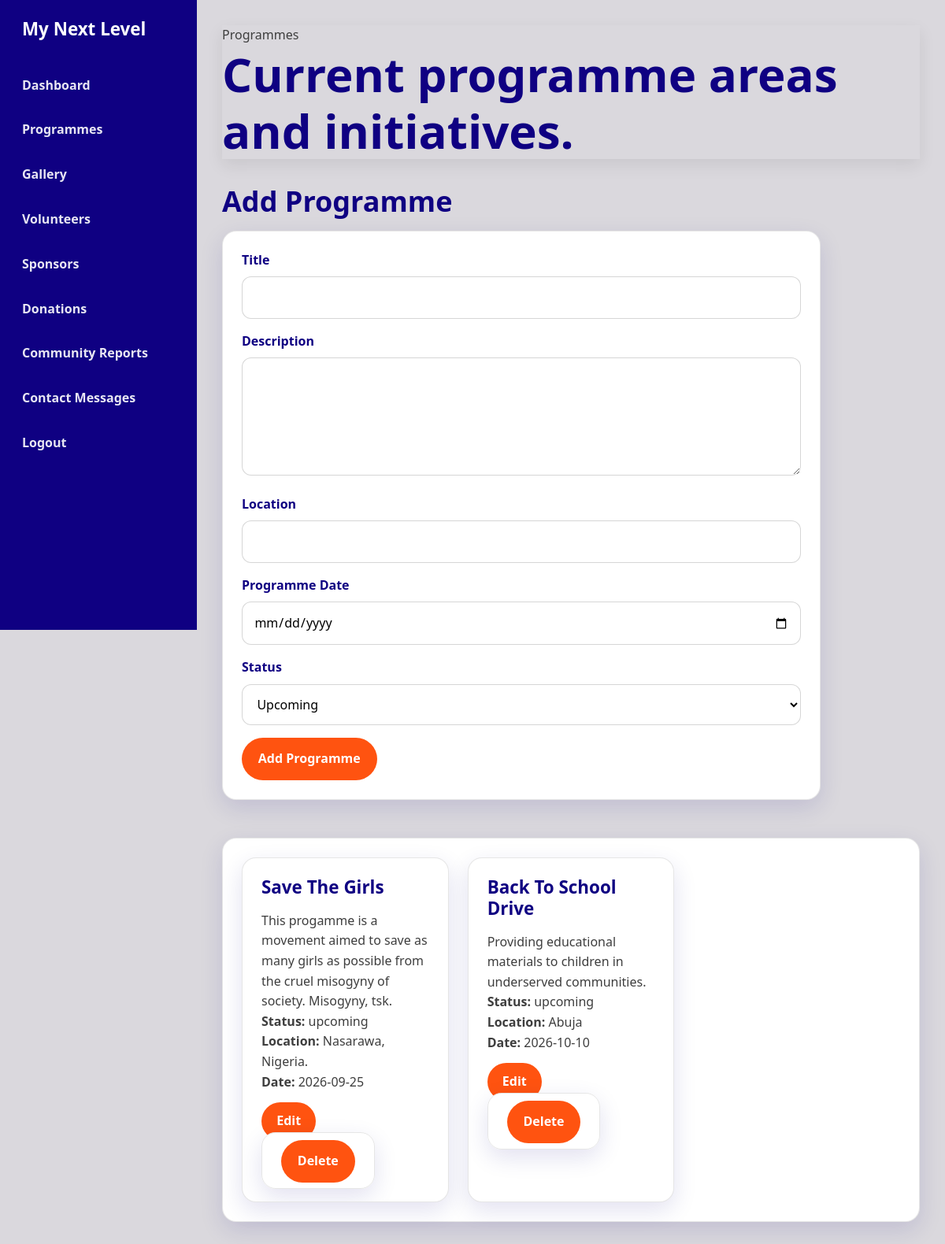
/admin/programs.php (signed in), run on the app's committed database.
### tables this page shows
CREATE TABLE `programs` (
  `id` int(11) NOT NULL,
  `title` varchar(150) NOT NULL,
  `description` text NOT NULL,
  `image` varchar(255) DEFAULT NULL,
  `location` varchar(150) DEFAULT NULL,
  `program_date` date DEFAULT NULL,
  `status` varchar(50) DEFAULT 'upcoming',
  `created_at` timestamp NOT NULL DEFAULT current_timestamp(),
  `updated_at` timestamp NOT NULL DEFAULT current_timestamp() ON UPDATE current_timestamp()
);

### admin/programs.php (the view, shortened to what this page needs)
<?php
require_once "../includes/database.php";
$sql = "SELECT * FROM programs ORDER BY program_date ASC";
$result = $conn->query($sql);
?>
<!DOCTYPE html>
<html lang="en">
<head>
    <link rel="stylesheet" href="../assets/css/index.css" />
    <link rel="stylesheet" href="../assets/css/admin.css" />
</head>
<body class="admin-programs">
    <div class="admin-layout">
        <?php require_once "admin-navigation.php"; ?>
        <main class="admin-main">
        <header class="admin-page-header admin-header">
            <div>
                <p>Programmes</p>
                <h1 id="programmes-page-heading">Current programme areas and initiatives.</h1>
            </div>
        </header>
        <section class="admin-form-card" aria-labelledby="add-program-heading">
            <h2 id="add-program-heading">Add Programme</h2>
            <form method="POST" class="admin-form-grid">
                <div>
                    <label for="title">Title</label>
                    <input type="text" id="title" name="title" required>
                </div>
                <div>
                    <label for="description">Description</label>
                    <textarea id="description" name="description" required></textarea>
                </div>
                <div>
                    <label for="location">Location</label>
                    <input type="text" id="location" name="location">
                </div>
                <div>
                    <label for="program_date">Programme Date</label>
                    <input type="date" id="program_date" name="program_date" required>
                </div>
                <div>
                    <label for="status">Status</label>
                    <select id="status" name="status">
                        <option value="upcoming">Upcoming</option>
                    </select>
                </div>
                <div class="admin-actions">
                    <button type="submit" name="add_program">Add Programme</button>
                </div>
            </form>
        </section>
        <section class="admin-section programs-list" aria-label="Programme list">
            <?php if ($result && $result->num_rows > 0): ?>
                <?php while ($program = $result->fetch_assoc()): ?>
                    <article class="program-card">
                        <div class="program-card-content">
                            <h2><?php echo htmlspecialchars($program['title']); ?></h2>
                            <p><?php echo htmlspecialchars($program['description']); ?></p>
                            <?php if (!empty($program['status'])): ?>
                                <p>
                                    <strong>Status:</strong>
                                    <?php echo htmlspecialchars($program['status']); ?>
                                </p>
                            <?php endif; ?>
                            <?php if (!empty($program['location'])): ?>
                                <p>
                                    <strong>Location:</strong>
                                    <?php echo htmlspecialchars($program['location']); ?>
                                </p>
                            <?php endif; ?>
                            <?php if (!empty($program['program_date'])): ?>
                                <p>
                                    <strong>Date:</strong>
                                    <?php echo htmlspecialchars($program['program_date']); ?>
                                </p>
                            <?php endif; ?>
                            <div class="admin-actions">
                                <a class="admin-button secondary" href="edit-program.php?id=<?php echo $program['id']; ?>">
                                    Edit
                                </a>
                                <form method="POST" style="display: inline;">
                                    <button class="danger" type="submit" name="delete_program">
                                        Delete
                                    </button>
                                </form>
                            </div>
                        </div>
                    </article>
                <?php endwhile; ?>
            <?php else: ?>
                <p>No programs available at the moment.</p>
            <?php endif; ?>
        </section>
        </main>
    </div>
</body>
</html>

### assets/css/index.css (style rules this page uses)
:root { --primary: #ff5310; --secondary: #0f0082; --accent: #333333; --bg: #dad8dd; --white: #ffffff; --text: #000000; --muted: #3e3e3e; --shadow: 0 10px 30px rgba(15, 0, 130, 0.12); --radius: 18px; }
* { box-sizing: border-box; margin: 0; padding: 0; }
html { scroll-behavior: smooth; }
body { font-family: 'Segoe UI', Tahoma, Geneva, Verdana, sans-serif; background: var(--bg); color: var(--text); line-height: 1.6; }
a { color: inherit; text-decoration: none; }
button, input, textarea, select { font: inherit; }
header, main, footer, section, article, nav, aside, form, figure, figcaption { display: block; }
header { background: rgba(15, 0, 130, 0.96); position: sticky; top: 0; z-index: 10; box-shadow: 0 8px 20px rgba(0, 0, 0, 0.08); }
main { max-width: 1200px; margin: 0 auto; padding: 2rem 1.5rem 4rem; }
section { margin-bottom: 3rem; }
h1, h2, h3, h4 { color: var(--secondary); line-height: 1.2; }
h1 { font-size: clamp(2.2rem, 5vw, 4rem); margin-bottom: 1rem; }
h2 { font-size: clamp(1.8rem, 3vw, 2.6rem); margin-bottom: 1rem; }
p { color: var(--muted); }
[aria-labelledby="about-intro-heading"] article, .program-card, [aria-labelledby="get-involved-heading"] article, article, form { background: var(--white); border: 1px solid rgba(51, 51, 51, 0.12); border-radius: var(--radius); box-shadow: var(--shadow); }
[aria-labelledby="about-intro-heading"] article, [aria-labelledby="get-involved-heading"] article, .program-card { padding: 1.5rem; }
.programs-list, .gallery-grid, [aria-labelledby="get-involved-heading"] > div:last-child, [aria-labelledby="impact-heading"] > div:last-child { display: grid; gap: 1.5rem; }
.programs-list { grid-template-columns: repeat(3, minmax(0, 1fr)); }
.program-card { overflow: hidden; }
.program-card a, [aria-labelledby="get-involved-heading"] article a, [aria-labelledby="final-cta-heading"] a { display: inline-block; margin-top: 0.8rem; padding: 0.7rem 1.2rem; border-radius: 999px; background: var(--primary); color: var(--white); font-weight: 700; }
form { max-width: 760px; margin-top: 1rem; padding: 1.5rem; }
form label, form legend { display: block; margin-bottom: 0.5rem; color: var(--secondary); font-weight: 700; }
form input, form textarea, form select { width: 100%; margin-bottom: 1rem; padding: 0.8rem 0.9rem; border: 1px solid rgba(51, 51, 51, 0.2); border-radius: 12px; background: var(--white); }
form textarea { min-height: 150px; resize: vertical; }
form button { background: var(--primary); color: var(--white); border: none; padding: 0.9rem 1.3rem; border-radius: 999px; font-weight: 700; cursor: pointer; }

### assets/css/admin.css (style rules this page uses)
.admin-layout { min-height: 100vh; display: flex; background: var(--bg); }
.admin-main { margin-left: 250px; width: calc(100% - 250px); max-width: none; padding: 2rem; }
.admin-header { margin-bottom: 2rem; background: none; }
.admin-section { background: var(--white); border: 1px solid rgba(51, 51, 51, 0.12); border-radius: var(--radius); padding: 1.5rem; margin-bottom: 1.5rem; box-shadow: var(--shadow); }
.admin-section h2 { font-size: 1.4rem; margin-bottom: 1rem; }

### data on the page
programs: title "Save The Girls", description "This progamme is a movement aimed to save as many girls as possible from the cruel misogyny of society. Misogyny, tsk.", status "upcoming", location "Nasarawa, Nigeria.", program_date "2026-09-25"
programs: title "Back To School Drive", description "Providing educational materials to children in underserved communities.", status "upcoming", location "Abuja", program_date "2026-10-10"
